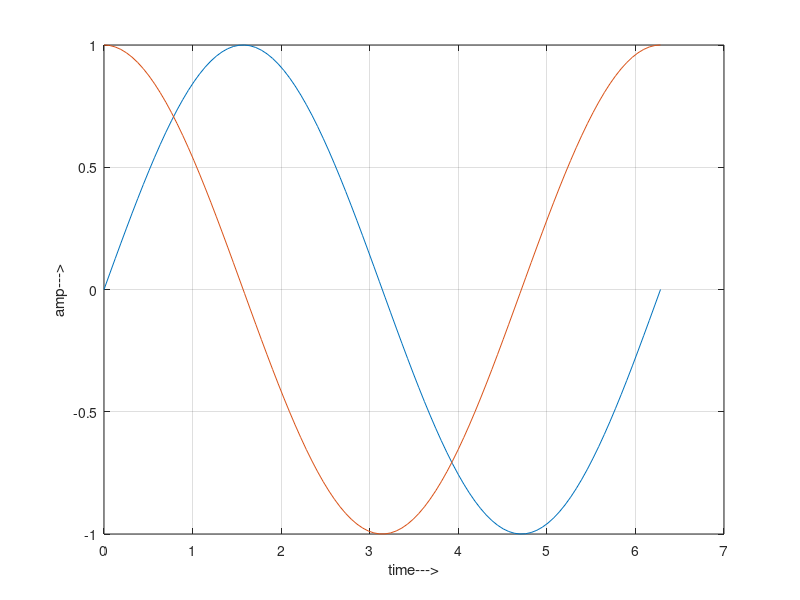

MATLAB code to generate this figure:
% plot sinx cosx on the same plot using grid, lines, labels

x = linspace(0, 2*pi, 100);
y1 = sin(x);
y2 = cos(x);

plot(x,y1, x,y2)
xlabel('time--->')
ylabel('amp--->')

grid on
